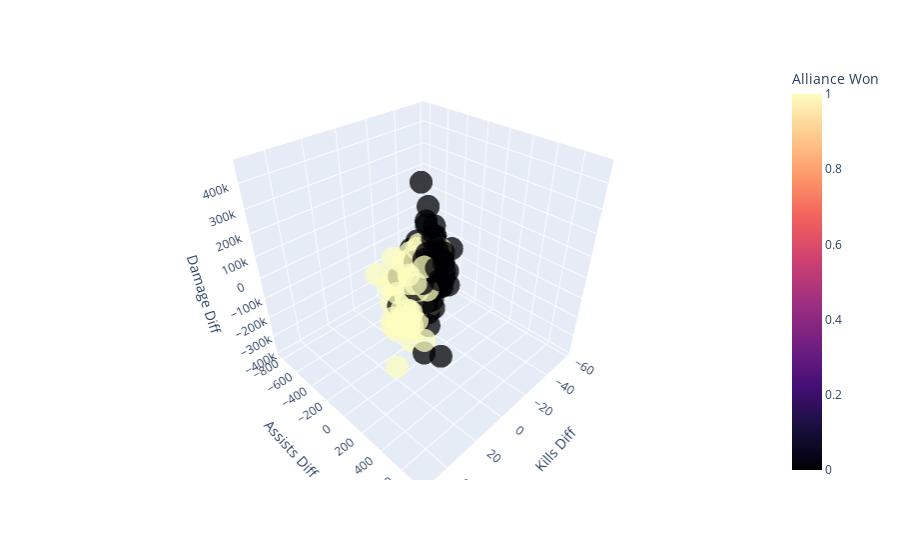

The cell this chart's notebook holds for it:
### Markdown cell above
Now we can clearly see the matches that are likely to get missclassified. But what happens? How do we get more kills and still lose? Well, you see, battleground isn't your classic team deathmatch and you have focus on specific tactical goals to achieve victory. Unfortunately, we don't have the information on each match game mode and specific details related to it, e.g., number of flags each team captures in Capture the Flag match, so there is a distinct limit to our prediction ability.

Here's also a 3D visualization for Alliance-Horde team stats difference as another look at missclassification case.

### Code cell
import plotly.express as px

diff = pd.DataFrame(columns=['Kills Diff', 'Assists Diff', 'Damage Diff', 'Alliance Won'])
diff['Kills Diff'] = matches['Alliance Kills'] - matches['Horde Kills']
diff['Damage Diff'] = matches['Alliance Damage'] - matches['Horde Damage']
diff['Assists Diff'] = matches['Alliance Assists'] - matches['Horde Assists']
diff['Alliance Won'] = matches['Alliance Won']

fig = px.scatter_3d(diff, x='Kills Diff', y='Assists Diff', z='Damage Diff',
                    color='Alliance Won', opacity=0.75, color_continuous_scale='magma')
fig.show()

### Figure 1 — Plotly figure (JSON) as saved in the notebook; plotly's stock layout.template omitted (floating-point values rounded to 4 significant figures; data arrays with more than 128 entries replaced by an {"elided": "..."} marker saying what was removed)
{"data": [{"hovertemplate": "Kills Diff=%{x}<br>Assists Diff=%{y}<br>Damage Diff=%{z}<br>Alliance Won=%{marker.color}<extra></extra>", "legendgroup": "", "marker": {"color": {"elided": "249 int values"}, "coloraxis": "coloraxis", "opacity": 0.75, "symbol": "circle"}, "mode": "markers", "name": "", "scene": "scene", "showlegend": false, "type": "scatter3d", "x": {"elided": "249 int values"}, "y": {"elided": "249 int values"}, "z": {"elided": "249 int values"}}], "layout": {"coloraxis": {"colorbar": {"title": {"text": "Alliance Won"}}, "colorscale": [[0, "#000004"], [0.1111, "#180f3d"], [0.2222, "#440f76"], [0.3333, "#721f81"], [0.4444, "#9e2f7f"], [0.5556, "#cd4071"], [0.6667, "#f1605d"], [0.7778, "#fd9668"], [0.8889, "#feca8d"], [1, "#fcfdbf"]]}, "legend": {"tracegroupgap": 0}, "margin": {"t": 60}, "scene": {"domain": {"x": [0, 1], "y": [0, 1]}, "xaxis": {"title": {"text": "Kills Diff"}}, "yaxis": {"title": {"text": "Assists Diff"}}, "zaxis": {"title": {"text": "Damage Diff"}}}}}
